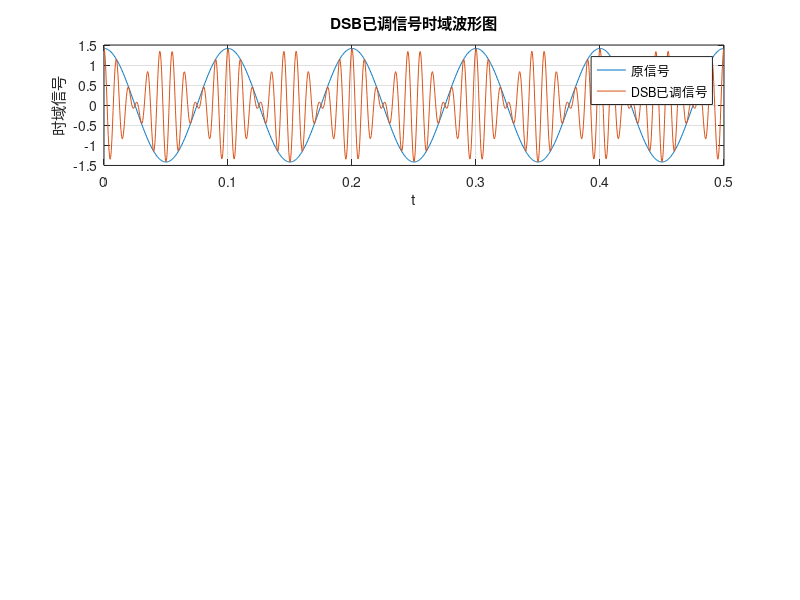

Reproduce this figure in MATLAB. (Note: this script raises an error after producing the figure.)
clear all;

N = 1024;
B = 10;  % 频率
T = 1/B;  % 周期
t = linspace(0,5*T,N);
dt = t(2)-t(1);
m_power = 1;  % 功率
A = sqrt(2*m_power);  % 振幅
m = A*cos(2*pi*B*t);  % 余弦信源

c_f = 100;  % 载波频率
c = cos(2*pi*c_f*t);  % 载波

n_power = 0.001;  % 噪声单边功率谱密度。

% DSB调制
dsb = m.*c;  % DSB调制

subplot(311);
plot(t,m);
hold on;
plot(t,dsb);
xlabel("t");
ylabel("时域信号");
title("DSB已调信号时域波形图");
legend("原信号","DSB已调信号");
grid on;

% 求解功率谱密度
[f1,power_density] = PowerDensity(t,dsb);
subplot(312);
plot(f1,power_density);
xlabel("f");
ylabel("功率谱密度");
% axis([0,150,0,0.13]);
title("已调信号的功率谱密度");
grid on;

% 高斯白噪声
sigma = sqrt(n_power*(1/dt)/2);  % 公式求sigma
u = sigma*randn(1, N);  % 高斯白噪声
dsb_u = dsb+u;  % 经过高斯白噪声
[f,DSB_U] = T2F(t,dsb_u);
% 带通滤波器
bpf = BPF(f,-c_f-B,c_f+B,1);
BPF_DSB_U = bpf.*DSB_U;  % 经过带通滤波器
[t,bpf_dsb_u] = F2T(f,BPF_DSB_U);

% 相干解调
udsb = bpf_dsb_u.*c;  % 乘上载波
[f,UDSB] = T2F(t,udsb);
lpf = LPF(B,f,2);  % 低通滤波器
M_OUT = lpf.*UDSB;  % 经过低通滤波器
[t,m_out] = F2T(f,M_OUT);
subplot(313);
plot(t,m_out);
hold on;
plot(t,m);
xlabel("t");
ylabel("时域信号");
legend("解调信号","原信号");
title("相干解调后波形");
grid on;